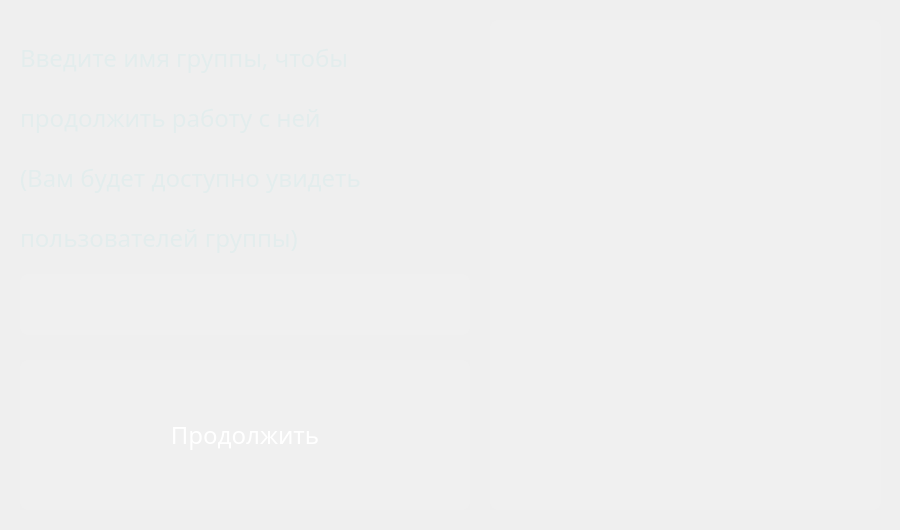
<?xml version="1.0" encoding="UTF-8"?>
<ui version="4.0">
 <class>MainWindow</class>
 <widget class="QMainWindow" name="MainWindow">
  <property name="geometry">
   <rect>
    <x>0</x>
    <y>0</y>
    <width>900</width>
    <height>530</height>
   </rect>
  </property>
  <property name="windowTitle">
   <string>Secret Keeper Router</string>
  </property>
  <widget class="QWidget" name="centralwidget">
   <widget class="QLabel" name="gradient">
    <property name="geometry">
     <rect>
      <x>0</x>
      <y>0</y>
      <width>900</width>
      <height>530</height>
     </rect>
    </property>
    <property name="text">
     <string/>
    </property>
    <property name="pixmap">
     <pixmap>../Images/gradient.png</pixmap>
    </property>
   </widget>
   <widget class="QPlainTextEdit" name="info_group">
    <property name="geometry">
     <rect>
      <x>490</x>
      <y>20</y>
      <width>391</width>
      <height>490</height>
     </rect>
    </property>
    <property name="font">
     <font>
      <family>Microsoft YaHei</family>
      <pointsize>14</pointsize>
     </font>
    </property>
    <property name="styleSheet">
     <string notr="true">QPlainTextEdit{
 background: rgba(255, 255, 255, 0.05);
 border-radius: 8px;
 color: #e3eded;
}
QPlainTextEdit:hover{
 background: rgba(255, 255, 255, 0.1);
}</string>
    </property>
    <property name="plainText">
     <string/>
    </property>
   </widget>
   <widget class="QLabel" name="text_1">
    <property name="geometry">
     <rect>
      <x>20</x>
      <y>20</y>
      <width>450</width>
      <height>75</height>
     </rect>
    </property>
    <property name="font">
     <font>
      <family>Microsoft YaHei</family>
      <pointsize>18</pointsize>
     </font>
    </property>
    <property name="styleSheet">
     <string notr="true">color: #e3eded;
</string>
    </property>
    <property name="text">
     <string>Введите имя группы, чтобы</string>
    </property>
   </widget>
   <widget class="QPushButton" name="accept_button">
    <property name="geometry">
     <rect>
      <x>20</x>
      <y>360</y>
      <width>450</width>
      <height>150</height>
     </rect>
    </property>
    <property name="font">
     <font>
      <family>Microsoft YaHei</family>
      <pointsize>18</pointsize>
     </font>
    </property>
    <property name="styleSheet">
     <string notr="true">QPushButton{
 background: rgba(255, 255, 255, 0.05);
 border-radius: 8px;
 color: #fff;
}
QPushButton:hover{
 background: rgba(255, 255, 255, 0.1);
}
QPushButton:pressed{
 background: rgba(0, 0, 0, 0.1);
}</string>
    </property>
    <property name="text">
     <string>Продолжить</string>
    </property>
   </widget>
   <widget class="QLabel" name="text_2">
    <property name="geometry">
     <rect>
      <x>20</x>
      <y>80</y>
      <width>440</width>
      <height>75</height>
     </rect>
    </property>
    <property name="font">
     <font>
      <family>Microsoft YaHei</family>
      <pointsize>18</pointsize>
     </font>
    </property>
    <property name="styleSheet">
     <string notr="true">color: #e3eded;
</string>
    </property>
    <property name="text">
     <string>продолжить работу с ней</string>
    </property>
   </widget>
   <widget class="QPlainTextEdit" name="input_group">
    <property name="geometry">
     <rect>
      <x>20</x>
      <y>274</y>
      <width>450</width>
      <height>61</height>
     </rect>
    </property>
    <property name="font">
     <font>
      <family>Microsoft YaHei</family>
      <pointsize>18</pointsize>
     </font>
    </property>
    <property name="styleSheet">
     <string notr="true">QPlainTextEdit{
 background: rgba(255, 255, 255, 0.05);
 border-radius: 8px;
 color: #e3eded;
}
QPlainTextEdit:hover{
 background: rgba(255, 255, 255, 0.1);
}</string>
    </property>
    <property name="plainText">
     <string/>
    </property>
   </widget>
   <widget class="QLabel" name="text_3">
    <property name="geometry">
     <rect>
      <x>20</x>
      <y>140</y>
      <width>440</width>
      <height>75</height>
     </rect>
    </property>
    <property name="font">
     <font>
      <family>Microsoft YaHei</family>
      <pointsize>18</pointsize>
     </font>
    </property>
    <property name="styleSheet">
     <string notr="true">color: #e3eded;
</string>
    </property>
    <property name="text">
     <string>(Вам будет доступно увидеть</string>
    </property>
   </widget>
   <widget class="QLabel" name="text_4">
    <property name="geometry">
     <rect>
      <x>20</x>
      <y>200</y>
      <width>440</width>
      <height>75</height>
     </rect>
    </property>
    <property name="font">
     <font>
      <family>Microsoft YaHei</family>
      <pointsize>18</pointsize>
     </font>
    </property>
    <property name="styleSheet">
     <string notr="true">color: #e3eded;
</string>
    </property>
    <property name="text">
     <string>пользователей группы)</string>
    </property>
   </widget>
  </widget>
 </widget>
 <resources/>
 <connections/>
</ui>
